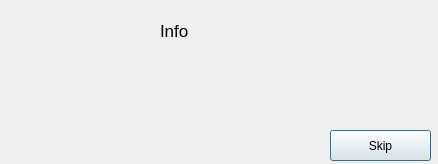
<?xml version="1.0" encoding="UTF-8"?>
<ui version="4.0">
 <class>NotificationWindow</class>
 <widget class="QDialog" name="NotificationWindow">
  <property name="geometry">
   <rect>
    <x>0</x>
    <y>0</y>
    <width>438</width>
    <height>164</height>
   </rect>
  </property>
  <property name="sizePolicy">
   <sizepolicy hsizetype="Fixed" vsizetype="Fixed">
    <horstretch>0</horstretch>
    <verstretch>0</verstretch>
   </sizepolicy>
  </property>
  <property name="windowTitle">
   <string>Info</string>
  </property>
  <widget class="QLabel" name="info_lbl">
   <property name="geometry">
    <rect>
     <x>160</x>
     <y>10</y>
     <width>241</width>
     <height>41</height>
    </rect>
   </property>
   <property name="font">
    <font>
     <pointsize>13</pointsize>
    </font>
   </property>
   <property name="text">
    <string>Info</string>
   </property>
  </widget>
  <widget class="QPushButton" name="pushButton">
   <property name="geometry">
    <rect>
     <x>330</x>
     <y>130</y>
     <width>101</width>
     <height>31</height>
    </rect>
   </property>
   <property name="text">
    <string>Skip</string>
   </property>
  </widget>
  <widget class="QLabel" name="icon_lbl">
   <property name="geometry">
    <rect>
     <x>10</x>
     <y>10</y>
     <width>141</width>
     <height>131</height>
    </rect>
   </property>
   <property name="text">
    <string/>
   </property>
   <property name="pixmap">
    <pixmap resource="resources.qrc">:/icons/icons/short_break.ico</pixmap>
   </property>
  </widget>
  <widget class="QLabel" name="live_st_lbl">
   <property name="geometry">
    <rect>
     <x>160</x>
     <y>100</y>
     <width>261</width>
     <height>17</height>
    </rect>
   </property>
   <property name="text">
    <string/>
   </property>
  </widget>
 </widget>
 <resources>
  <include location="resources.qrc"/>
 </resources>
 <connections/>
</ui>
